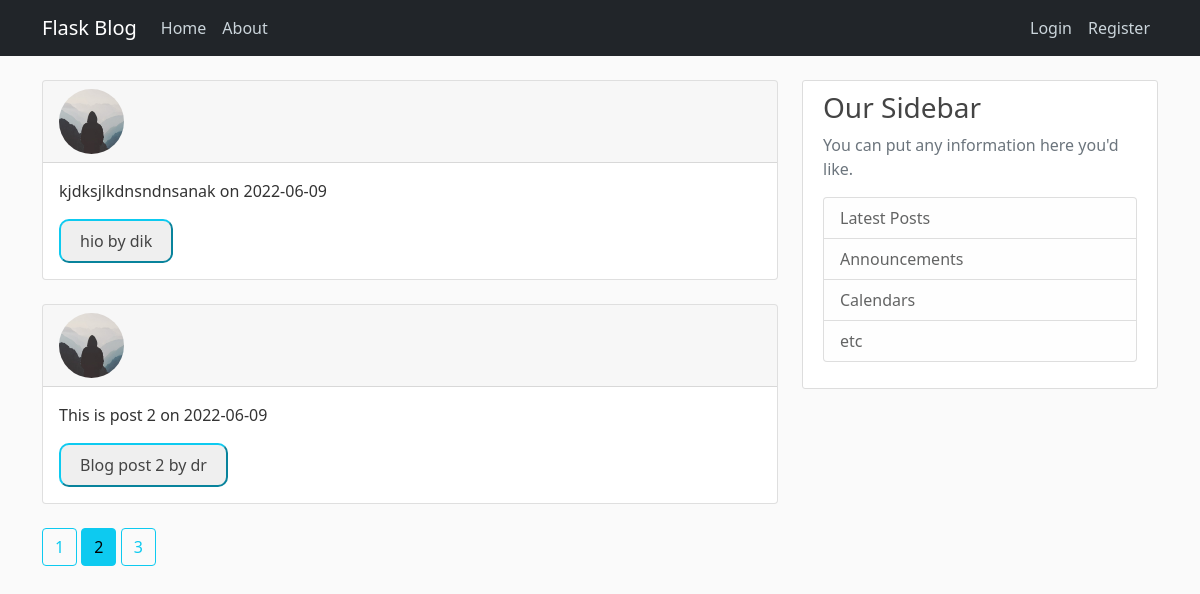
The page /home?page=2 on the database its author committed.
### flaskblog/modules.py (models this page shows, shortened)
class Post(db.Model):
    id=db.Column(db.Integer,primary_key=True)
    title=db.Column(db.String(100),nullable=False)
    date_posted=db.Column(db.DateTime,nullable=False,default=datetime.utcnow)
    content=db.Column(db.Text,nullable=False)
    user_id=db.Column(db.Integer,db.ForeignKey('user.id'),nullable=False)

class User(db.Model,UserMixin):
    id=db.Column(db.Integer,primary_key=True)
    username=db.Column(db.String(20),unique=True,nullable=False)
    email=db.Column(db.String(120),unique=True,nullable=False)
    image_file=db.Column(db.String(20),nullable=False,default='default.jpg')
    password=db.Column(db.String(60),nullable=False)
    posts=db.relationship('Post',backref='author',lazy=True)

### flaskblog/Main/routes.py (the view)
@main.route("/")
@main.route("/home")
def home():
    page=request.args.get('page',1,type=int)
    posts=Post.query.order_by(Post.date_posted.desc()).paginate(page=page,per_page=2)
    return render_template('home.html',posts=posts)

### flaskblog/Templates/home.html
{% extends "layout.html" %}
{% block content %}
    {% for post in posts.items%}
    <div class="card">
        <div class="card-header">
          <img  class="rounded-circle article-img"src="{{url_for('static',filename='profilepics/'+post.author.image_file)}}" alt="">
          </div>
        <div class="card-body">
          <p class="card-text">{{post.content}} on {{post.date_posted.strftime('%Y-%m-%d')}}</p>
          <button style="border-color:#0DCAF0; border-radius:10px;"> <a  href="{{url_for('posts.post',post_id=post.id)}}" class=" article-title btn ">{{post.title}} by {{post.author.username}}</a></button>
        </div>
      </div>
 <br>
    {% endfor %}
    {% for page_num in posts.iter_pages(left_edge=1,right_edge=1,left_current=1,right_current=2) %}
      {% if page_num %}
        {% if posts.page==page_num %}
          <a class="btn btn-info mb-4"href="{{url_for('main.home',page=page_num)}}">{{page_num}}</a>
        {%else%}
        <a class="btn btn-outline-info mb-4"href="{{url_for('main.home',page=page_num)}}">{{page_num}}</a>
        {%endif%}
      {%else%}
        ...
      {% endif %}
    {% endfor %}
{% endblock content %}

### flaskblog/Templates/layout.html (shortened to what this page needs)
<!DOCTYPE html>
<html lang="en">
<head>
    <link href="https://cdn.jsdelivr.net/npm/bootstrap@5.0.2/dist/css/bootstrap.min.css" rel="stylesheet">
<link rel="stylesheet" type="text/css"href="{{url_for('static',filename='main.css')}}">
</head>
<body>
  <header class="site-header ">
    <nav class="navbar navbar-expand-md navbar-dark bg-dark mt-0">
      <div class="container">
        <a class="navbar-brand " href="/">Flask Blog</a>
        <div class="collapse navbar-collapse" id="navbarToggle">
          <div class="navbar-nav mr-auto  ">
            <a class="nav-item nav-link  " href="{{ url_for('main.home') }}">Home</a>
            <a class="nav-item nav-link   " href="{{ url_for('main.about') }}">About</a>
          </div>
          <div class="navbar-nav ms-auto ">
            {% if current_user.is_authenticated %}
            <a class="nav-item nav-link   " href="{{url_for('posts.new_post')}}">New Post</a>
            <a class="nav-item nav-link   " href="{{url_for('users.account')}}">Account</a>
            <a class="nav-item nav-link   " href="{{url_for('users.logout')}}">Logout</a>
            {% else %}
            <a class="nav-item nav-link   " href="{{url_for('users.login')}}">Login</a>
            <a class="nav-item nav-link   " href="{{url_for('users.register')}}">Register</a>
            {% endif %}
          </div>
        </div>
      </div>
    </nav>
  </header>
<br>
      <main role="main" class="container">
        <div class="row">
          <div class="col-md-8">
            {% block content %}{% endblock %}
          </div>
          <div class="col-md-4">
            <div class="content-section">
              <h3>Our Sidebar</h3>
              <p class='text-muted'>You can put any information here you'd like.
                <ul class="list-group">
                  <li class="list-group-item list-group-item-light">Latest Posts</li>
                  <li class="list-group-item list-group-item-light">Announcements</li>
                  <li class="list-group-item list-group-item-light">Calendars</li>
                  <li class="list-group-item list-group-item-light">etc</li>
                </ul>
              </p>
            </div>
          </div>
        </div>
      </main>
</body>
</html>

### flaskblog/static/main.css (style rules this page uses)
body { background: #fafafa; color: #333333; margin-top: 0rem; }
h1, h2, h3, h4, h5, h6 { color: #444444; }
.site-header .navbar-nav .nav-link { color: #cbd5db; }
.content-section { background: #ffffff; padding: 10px 20px; border: 1px solid #dddddd; border-radius: 3px; margin-bottom: 20px; }
.article-title { color: #444444; }
.article-img { height: 65px; width: 65px; margin-right: 16px; }

### rows shown on the page
Post: image_file (placeholder picture), content "kjdksjlkdnsndnsanak", date_posted "2022-06-09", title "hio", author.username "dik"
Post: image_file (placeholder picture), content "This is post 2", date_posted "2022-06-09", title "Blog post 2", author.username "dr"

### other values the page prints
{{ page_num }} "1" "3"
{{ page_num }} "2"
